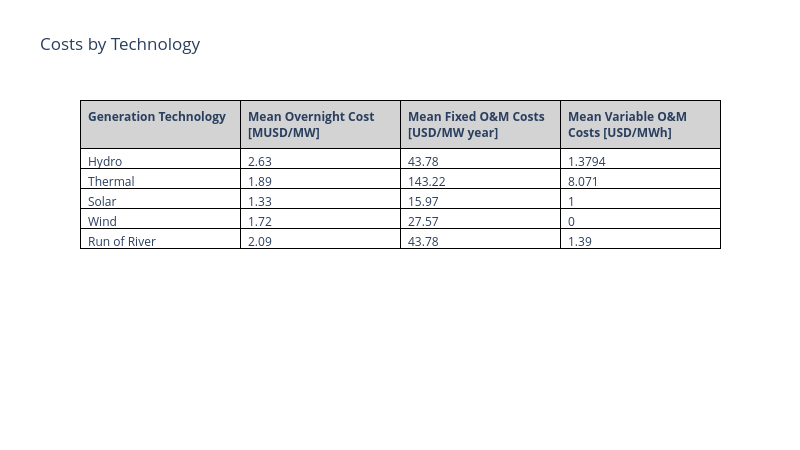

Notebook cell for this chart:
### Code cell
import pandas as pd
import plotly.graph_objects as go
# Merge DataFrames
df = gen_overnight_cost.merge(gen_fixed_om, on='gen_tech').merge(gen_variable_om, on='gen_tech')
df['gen_overnight_cost'] = df['gen_overnight_cost'] / 1000000
df['gen_fixed_om'] = df['gen_fixed_om'] / 1000
# Create the table
header = ['<b>Generation Technology</b>', '<b>Mean Overnight Cost [MUSD/MW]</b>', '<b>Mean Fixed O&M Costs [USD/MW year]</b>', '<b>Mean Variable O&M Costs [USD/MWh]</b>']
cells = [
    df['gen_tech'].tolist(),
    df['gen_overnight_cost'].round(2).tolist(),
    df['gen_fixed_om'].round(2).tolist(),
    df['gen_variable_om'].round(4).tolist()
]

fig = go.Figure(data=[go.Table(
    header=dict(values=header, fill_color='lightgray', align='left', line_color='black'),
    cells=dict(values=cells, fill_color='white', align='left', line_color='black')
)])

fig.update_layout(title='Costs by Technology', height=9*50, width=16*50, template="plotly_white")
fig.write_image("../images/Costs by Technology.png")
fig.show()

### Figure 1 — Plotly figure (JSON) as saved in the notebook; plotly's stock layout.template omitted (floating-point values rounded to 4 significant figures)
{"data": [{"cells": {"align": "left", "fill": {"color": "white"}, "line": {"color": "black"}, "values": [["Hydro", "Thermal", "Solar", "Wind", "Run of River"], [2.63, 1.89, 1.33, 1.72, 2.09], [43.78, 143.2, 15.97, 27.57, 43.78], [1.379, 8.071, 1, 0, 1.39]]}, "header": {"align": "left", "fill": {"color": "lightgray"}, "line": {"color": "black"}, "values": ["<b>Generation Technology</b>", "<b>Mean Overnight Cost [MUSD/MW]</b>", "<b>Mean Fixed O&M Costs [USD/MW year]</b>", "<b>Mean Variable O&M Costs [USD/MWh]</b>"]}, "type": "table"}], "layout": {"height": 450, "title": {"text": "Costs by Technology"}, "width": 800}}
